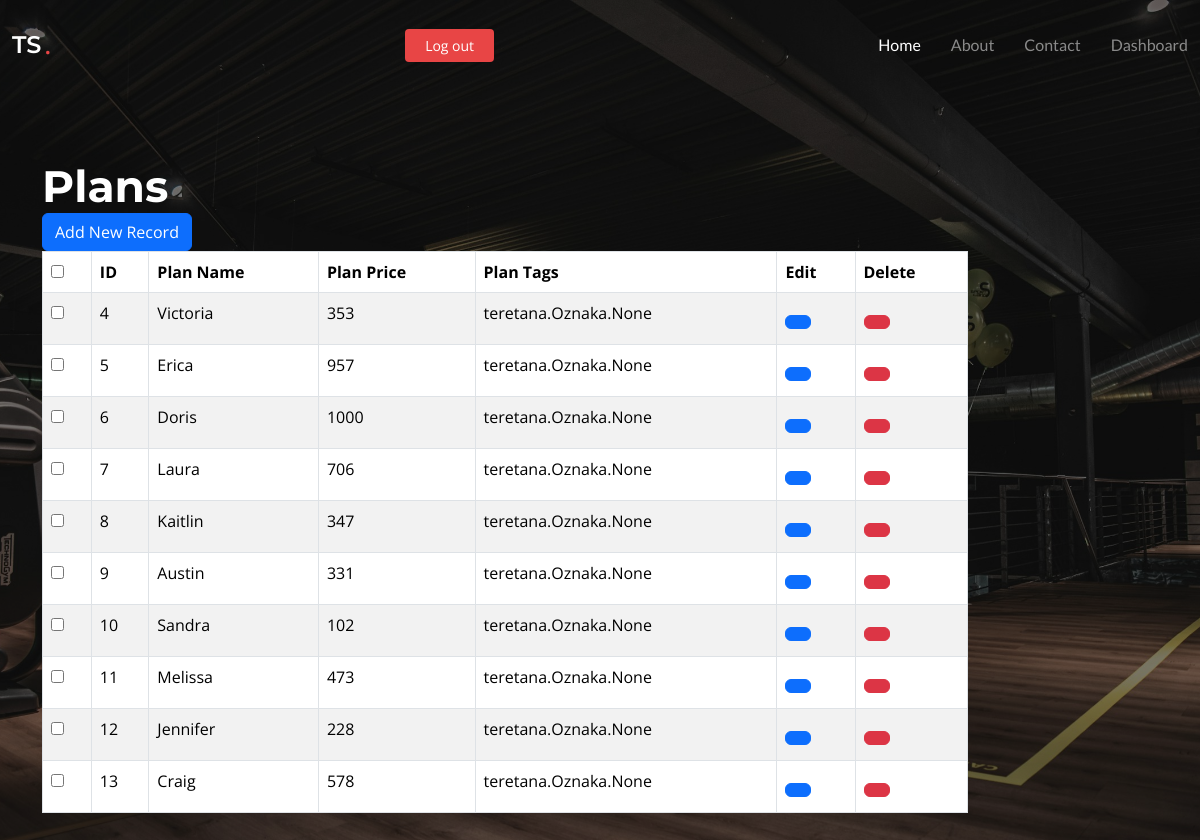
Page /plan_list on the committed database.
### teretana/models.py (models this page shows, shortened)
class Plan(models.Model):
    naziv=models.CharField(max_length=150)
    cijena=models.IntegerField()
    oznake=models.ManyToManyField(Oznaka, default=None, blank=True, related_name='oznake')

### teretana/views.py (the view)
# urls.py: path('plan_list',PlanList.as_view(), name='plan_list'),
class PlanList(ListView):
    model = Plan
    template_name = "main/plan_list.html"

### teretana/templates/main/plan_list.html (shortened to what this page needs)
{% extends "adminbase.html" %}
{% block head %}
 <div class="col-md-12">
        <h2>Plans</h2> <span><a href="/addnewplan" class="btn btn-primary">Add New Record</a></span>
        <div class="table-responsive">
  <table id="bootstrapdatatable" class="table table-striped table-bordered" width="100%">
            <thead>
                <th><input type="checkbox" id="checkall" /></th>
                <th>ID</th>
                <th>Plan Name</th>
                <th>Plan Price</th>
                <th>Plan Tags</th>
                <th>Edit</th>
                <th>Delete</th>
             </thead>
   <tbody>
   {% for p in object_list %}
    <tr>
     <td><input type="checkbox" class="checkthis" /></td>
     <td>{{ p.id }}</td>
     <td>{{ p.naziv }}</td>
     <td>{{ p.cijena }}</td>
     <td>{{ p.oznake }}</td>
     <td><p data-placement="top" data-toggle="tooltip" title="Edit"><a href="/updateplan/{{ p.id }}" class="btn btn-primary btn-xs" data-title="Edit" data-toggle="modal" data-target="#updateplan" ></a></p></td>
     <td><p data-placement="top" data-toggle="tooltip" title="Delete"><a href="/deleteplan/{{ p.id }}" class="btn btn-danger btn-xs" data-title="Delete" data-toggle="modal" data-target="#delete" ></a></p></td>
    </tr>
   {% endfor %}
   </tbody>
  </table>
        </div>
    </div>
{% endblock head %}

### teretana/templates/adminbase.html (shortened to what this page needs)
{% load static %}
<!DOCTYPE html>
<html lang="en">
<head>
  <link href="static/assets/vendor/bootstrap/css/bootstrap.min.css" rel="stylesheet">
  <link href="static/assets/vendor/bootstrap-icons/bootstrap-icons.css" rel="stylesheet">
  <link href="static/assets/vendor/glightbox/css/glightbox.min.css" rel="stylesheet">
  <link href="static/assets/vendor/swiper/swiper-bundle.min.css" rel="stylesheet">
  <link href="static/assets/vendor/aos/aos.css" rel="stylesheet">
  <link href="static/assets/css/main.css" rel="stylesheet">
</head>
<body class="index-page" data-bs-spy="scroll" data-bs-target="#navmenu">
  <header id="header" class="header fixed-top d-flex align-items-center">
    <div class="container-fluid d-flex align-items-center justify-content-between">
      <a href="/adminhome" class="logo d-flex align-items-center me-auto me-xl-0">
        <h1>TS</h1>
        <span>.</span>
      </a>
      <nav id="navmenu" class="navmenu">
        <ul>
          <li><a href="/adminhome" class="active">Home</a></li>
          <li><a href="#about">About</a></li>
          <li><a href="#contact">Contact</a></li>
          <li><a href="/dashboard">Dashboard</a></li>
        </ul>
      </nav>
      <a class="btn-getstarted" href="/logout">Log out</a>
    </div>
  </header>
  <main id="main">
    <section id="hero" class="hero">
      <div class="container">
        <div class="row">
          <div class="col-lg-10" data-aos="fade-up" data-aos-delay="100">
        {% block head %}{% endblock head %}
          </div>
          </div>
        </div>
    </section>
  </main>
</body>
</html>

### static/assets/css/main.css (style rules this page uses)
:root { --default-font: "Open Sans", system-ui, -apple-system, "Segoe UI", Roboto, "Helvetica Neue", Arial, "Noto Sans", "Liberation Sans", sans-serif, "Apple Color Emoji", "Segoe UI Emoji", "Segoe UI Symbol", "Noto Color Emoji"; --heading-font: "Montserrat", sans-serif; --nav-font: "Lato", sans-serif; }
:root { --background-color: #ffffff; --background-color-rgb: 255, 255, 255; --default-color: #212529; --default-color-rgb: 33, 37, 41; --accent-color: #e84545; --accent-color-rgb: 232, 69, 69; --heading-color: #32353a; --heading-color-rgb: 50, 53, 58; --contrast-color: #ffffff; --contrast-color-rgb: 255, 255, 255; }
:root { --nav-color: #3a3939; --nav-hover-color: #e84545; --nav-dropdown-color: #3a3939; --nav-dropdown-hover-color: #e84545; --nav-dropdown-background-color: #ffffff; }
:root { scroll-behavior: smooth; }
body { color: var(--default-color); background-color: var(--background-color); font-family: var(--default-font); }
a { color: var(--accent-color); text-decoration: none; transition: 0.3s; }
h1, h2, h3, h4, h5, h6 { color: var(--heading-color); font-family: var(--heading-font); }
.header { --background-color: #ffffff; color: var(--default-color); background-color: var(--background-color); padding: 15px 0; transition: all 0.5s; z-index: 997; }
.header .logo h1 { font-size: 24px; margin: 0; font-weight: 600; color: var(--heading-color); }
.header .logo span { color: var(--accent-color); font-size: 24px; font-weight: 600; padding-left: 3px; }
.header .btn-getstarted, .header .btn-getstarted:focus { color: var(--contrast-color); background: var(--accent-color); font-size: 14px; padding: 8px 26px; margin: 0; border-radius: 4px; transition: 0.3s; }
@media (max-width: 1200px) { .header .logo { order: 1; } }
@media (max-width: 1200px) { .header .btn-getstarted { order: 2; margin: 0 15px 0 0; padding: 6px 20px; } }
@media (max-width: 1200px) { .header .navmenu { order: 3; } }
section { scroll-margin-top: 90px; }
.index-page .header { --background-color: rgba(255, 255, 255, 0); --heading-color: #ffffff; --nav-color: rgba(255, 255, 255, 0.515); --nav-hover-color: #ffffff; }
@media (min-width: 1200px) { .navmenu { padding: 0; } }
@media (min-width: 1200px) { .navmenu ul { margin: 0; padding: 0; display: flex; list-style: none; align-items: center; } }
@media (min-width: 1200px) { .navmenu li { position: relative; } }
@media (min-width: 1200px) { .navmenu a, .navmenu a:focus { color: var(--nav-color); padding: 18px 15px; font-size: 16px; font-family: var(--nav-font); font-weight: 400; display: flex; align-items: center; justify-content: space-between; white-space: nowrap; transition: 0.3s; } }
@media (min-width: 1200px) { .navmenu li:last-child a { padding-right: 0; } }
@media (min-width: 1200px) { .navmenu li:hover>a, .navmenu .active, .navmenu .active:focus { color: var(--nav-hover-color); } }
section, .section { color: var(--default-color); background-color: var(--background-color); padding: 60px 0; overflow: clip; }
.hero { --default-color: #ffffff; --default-color-rgb: 255, 255, 255; --background-color: #000000; --background-color-rgb: 0, 0, 0; width: 100%; min-height: 100vh; position: relative; padding: 160px 0 80px 0; display: flex; align-items: center; justify-content: center; }
.hero:before { content: ""; background: rgba(var(--background-color-rgb), 0.5); position: absolute; inset: 0; z-index: 2; }
.hero .container { position: relative; z-index: 3; }
.hero h2 { color: var(--contrast-color); margin: 0; font-size: 44px; font-weight: 700; }
.hero p { color: rgba(var(--default-color-rgb), 0.8); margin: 5px 0 0 0; font-size: 20px; }

### rows in the picture
Plan: id "4", naziv "Victoria", cijena "353", oznake "teretana.Oznaka.None"
Plan: id "5", naziv "Erica", cijena "957", oznake "teretana.Oznaka.None"
Plan: id "6", naziv "Doris", cijena "1000", oznake "teretana.Oznaka.None"
Plan: id "7", naziv "Laura", cijena "706", oznake "teretana.Oznaka.None"
Plan: id "8", naziv "Kaitlin", cijena "347", oznake "teretana.Oznaka.None"
Plan: id "9", naziv "Austin", cijena "331", oznake "teretana.Oznaka.None"
Plan: id "10", naziv "Sandra", cijena "102", oznake "teretana.Oznaka.None"
Plan: id "11", naziv "Melissa", cijena "473", oznake "teretana.Oznaka.None"
Plan: id "12", naziv "Jennifer", cijena "228", oznake "teretana.Oznaka.None"
Plan: id "13", naziv "Craig", cijena "578", oznake "teretana.Oznaka.None"
